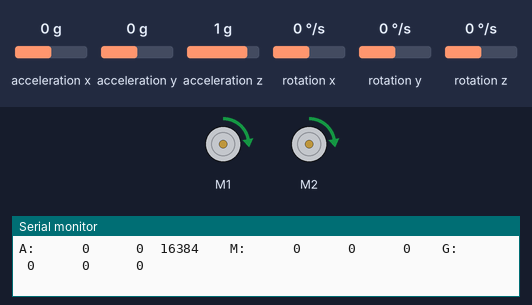
A sketch run on a simulated Arduino Uno, built with avr-gcc and run on an emulated ATmega328P. On the bench: 2 × DC motor (green arrow = forward, orange = backward, longer = faster), the last lines printed to the serial monitor. The test bench sets the inputs (shaded band); at power-on: acceleration x 0 g, acceleration y 0 g, acceleration z 1 g, rotation x 0 °/s, rotation y 0 °/s, rotation z 0 °/s.

Above: at 3.18 s.
3.2 s: acceleration x set to -1.4 g
At 5.96 s:
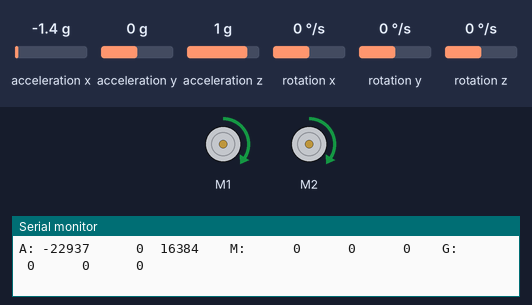
6.7 s: acceleration y set to -1.4 g
At 8.62 s:
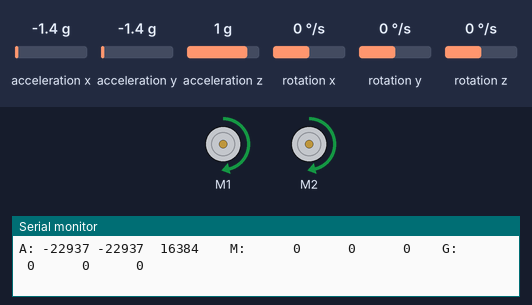
10.2 s: acceleration z set to -1.4 g
At 13.61 s:
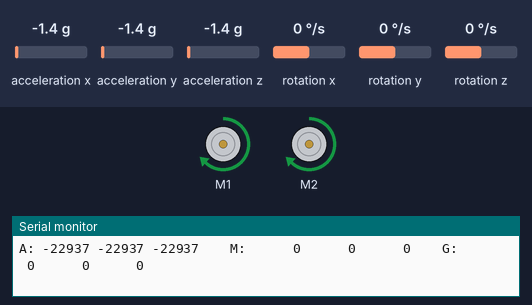
13.7 s: rotation x set to -192 °/s
Timing chart, 0 to 18.2 s (numbered marks = the images above; inputs shaded):
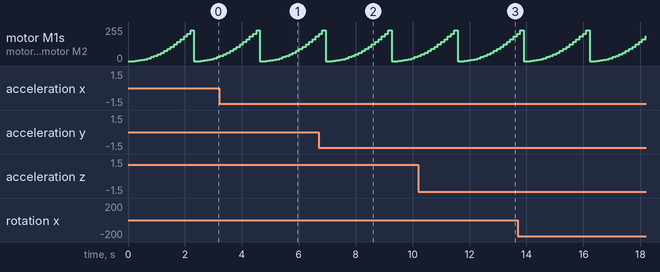

The sketch:

IMU.ino
```cpp
#include <Wire.h>
#include <ZumoShield.h>

ZumoMotors motors;
ZumoIMU imu;
char report[120];
const int MAX_SPEED = 400;

void setup()
{
  Wire.begin();
  imu.enableDefault();
  motors.setSpeeds(0,0);
  Serial.begin(9600);
}

void loop()
{
  imu.read();
  //print IMU(a,m,g)
  // experiment-1: accelerate forward
  // the speed is t^2, so the accelaration of forward direction is 2*t
  int speed_t;
  for(int t=0; t<20; t++){
    speed_t = t*t;
    motors.setSpeeds(speed_t,speed_t);
    snprintf_P(report, sizeof(report),
    PSTR("A: %6d %6d %6d    M: %6d %6d %6d    G: %6d %6d %6d"),
    imu.a.x, imu.a.y, imu.a.z,
    imu.m.x, imu.m.y, imu.m.z,
    imu.g.x, imu.g.y, imu.g.z);
    Serial.println(report);
    delay(100);
  }
  /*
  //experiment-2: rotate itself
  motors.setSpeeds(0,MAX_SPEED);
  snprintf_P(report, sizeof(report),
    PSTR("A: %6d %6d %6d    M: %6d %6d %6d    G: %6d %6d %6d"),
    imu.a.x, imu.a.y, imu.a.z,
    imu.m.x, imu.m.y, imu.m.z,
    imu.g.x, imu.g.y, imu.g.z);
    Serial.println(report);
    delay(100);
  */

}
```

Measured:
- by itself, motor M1, motor M2: ramps from stopped to forward 230/255 and jumps back, once every 2.3 s
